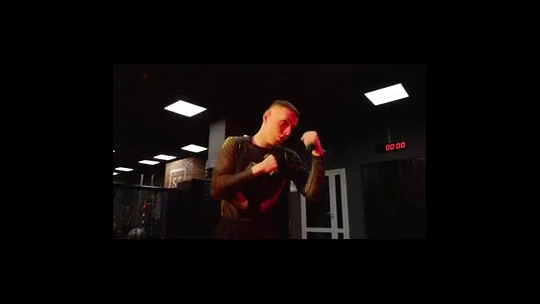
#> input picture frame 37 of c115/AnthonyShkraba.mp4, 540 x 304 px, given in place of the camera
$ python magicCloak.py
#> lines starting #> are read from the running program, lines starting #| are printed output that depends on the picture; after the words box and inside, x2 and y2 are one past the last pixel; in counts of white or black regions, pixels touching at a corner belong together
import cv2
import time
import numpy as np

fourcc = cv2.VideoWriter_fourcc(*'XVID')
output_file = cv2.VideoWriter('magic.avi', fourcc, 20.0, (640, 480))

cap = cv2.VideoCapture(0)

time.sleep(2)
gb = 0

for i in range(10):
    ret, bg = cap.read()
#> this loop made 10 passes
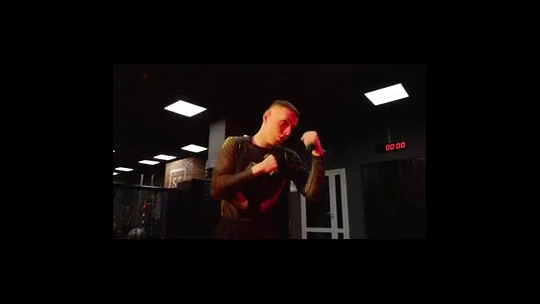
#> input picture frame 37 of c115/AnthonyShkraba.mp4, 540 x 304 px, given in place of the camera
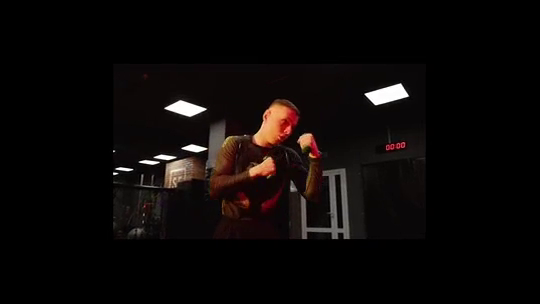
#> input picture frame 38 of c115/AnthonyShkraba.mp4, 540 x 304 px, given in place of the camera

bg = np.flip(bg, axis = 1)
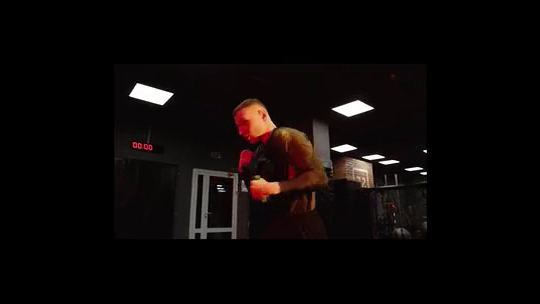
#> bg: shape (304, 540, 3); mean B, G, R 7.4, 8.2, 11.8

cv2.imshow("Fondo", bg)

while (cap.isOpened()) :
    ret, img = cap.read()
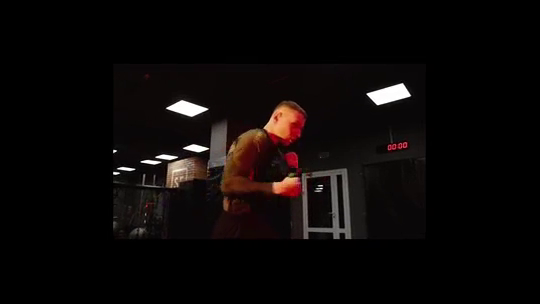
#> input picture frame 47 of c115/AnthonyShkraba.mp4, 540 x 304 px, given in place of the camera
#> img is the input picture: shape (304, 540, 3); mean B, G, R 7.5, 8.2, 11.8

    if not ret :
        break
    img = np.flip(img, axis = 1)
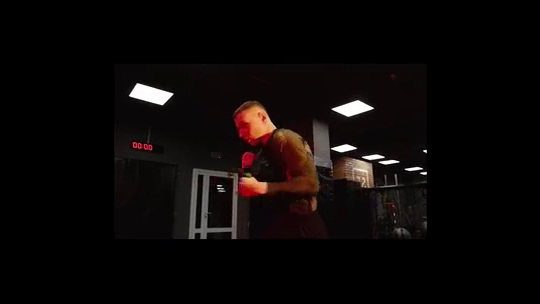
#> img: shape (304, 540, 3); mean B, G, R 7.5, 8.2, 11.8

    hsv = cv2.cvtColor(img, cv2.COLOR_BGR2HSV)
#> hsv: shape (304, 540, 3); mean H, S, V 22.1, 35.7, 11.8

    lower_red = np.array([0, 150, 110])
    upper_red = np.array([340, 185, 185])
    mask_red = cv2.inRange(hsv, lower_red, upper_red)
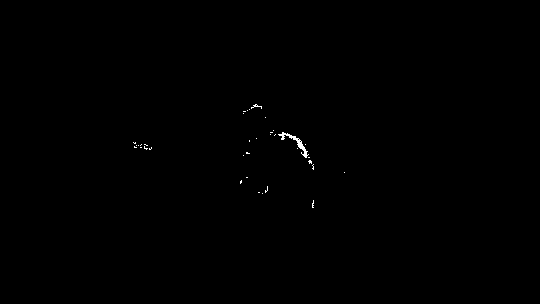
#> mask_red: shape (304, 540); 0.17% white in thin lines or dots, all inside (x1, y1, x2, y2) = (133, 104, 345, 208)

    lower_green = np.array([170, 120, 70])
    upper_green = np.array([180, 255, 255])
    mask_green = cv2.inRange(hsv, lower_red, upper_red)

    cv2.imshow("Capa Invisible", mask_red)

    mask_1 = cv2.morphologyEx(mask_red, cv2.MORPH_OPEN, np.ones((3,3), np.uint8))
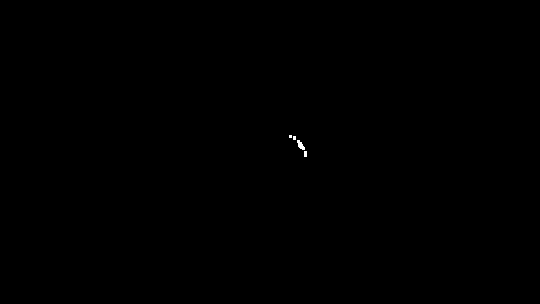
#> mask_1: shape (304, 540); 0.05% white; 4 white regions (3 under 20 px), largest, box (x1, y1, x2, y2) and area: (297, 140, 305, 150) 45
    mask_1 = cv2.morphologyEx(mask_red, cv2.MORPH_DILATE, np.ones((3,3), np.uint8))
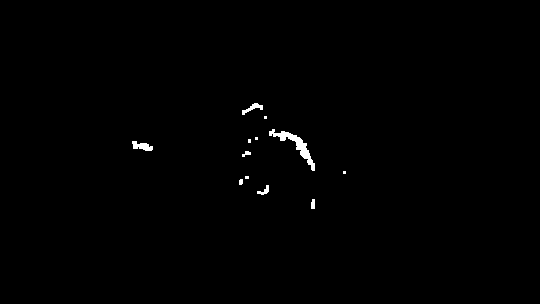
#> mask_1: shape (304, 540); 0.51% white; 12 white regions (5 under 20 px), largest, box (x1, y1, x2, y2) and area: (269, 129, 315, 171) 421, (132, 141, 153, 151) 128, (242, 103, 263, 115) 95

    mask_2 = cv2.bitwise_not(mask_1)

    res_1 = cv2.bitwise_and(img, img, mask=mask_2)

    res_2 = cv2.bitwise_and(bg, bg, mask=mask_1)

    final_output = cv2.addWeighted(res_1, 1, res_2, 1, 0)

    output_file.write(final_output)

    cv2.imshow("Magic", final_output)


    if cv2.waitKey(1) == 27 :
#> (key Esc is pressed here)
        break

cap.release()
output_file.release()
cv2.destroyAllWindows()

$ run again, starting later in the video
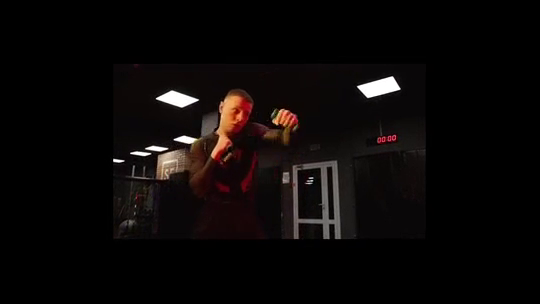
#> input picture frame 170 of c115/AnthonyShkraba.mp4, 540 x 304 px, given in place of the camera
#> the loop `for i in range(10):` made 10 passes
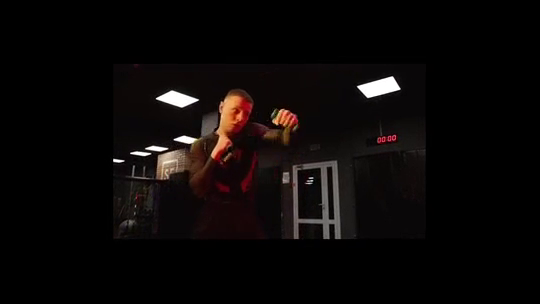
#> input picture frame 170 of c115/AnthonyShkraba.mp4, 540 x 304 px, given in place of the camera
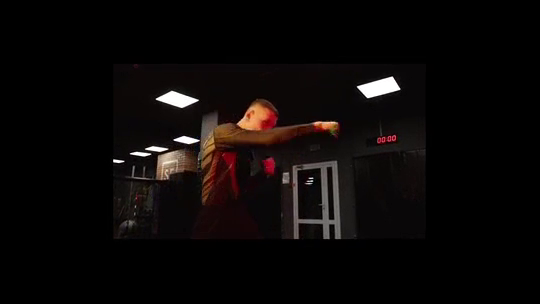
#> input picture frame 180 of c115/AnthonyShkraba.mp4, 540 x 304 px, given in place of the camera
#> img is the input picture: shape (304, 540, 3); mean B, G, R 7.4, 8.1, 11.5
#> hsv: shape (304, 540, 3); mean H, S, V 23.5, 35.8, 11.5
#> mask_red: shape (304, 540); 0.24% white in thin lines or dots, all inside (x1, y1, x2, y2) = (145, 103, 338, 198)
#> mask_2: shape (304, 540); 99.2% white; 17 black regions (9 under 20 px), largest, box (x1, y1, x2, y2) and area: (293, 125, 339, 194) 715, (266, 127, 291, 139) 147, (144, 135, 163, 144) 96
#> `res_1 = cv2.bitwise_and(img, img, mask=mask_2)`:
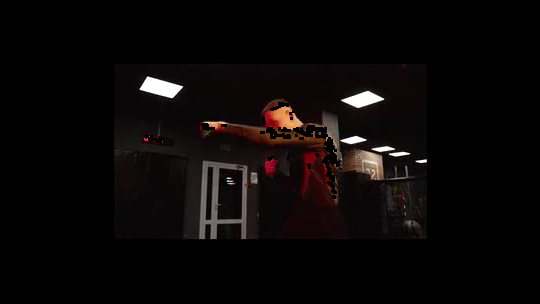
#> res_1: shape (304, 540, 3); mean B, G, R 7, 7.6, 10.5
